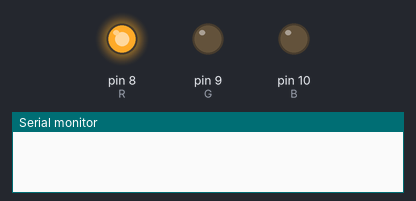
The sketch below on a simulated Arduino Uno, built with avr-gcc and run on an emulated ATmega328P. Shown: output pins drawn as LEDs (lit = HIGH), the last lines printed to the serial monitor.

Above: at 1.2 s.
At 4.0 s:
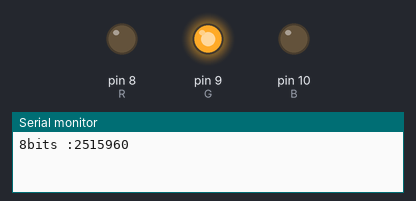
At 8.0 s:
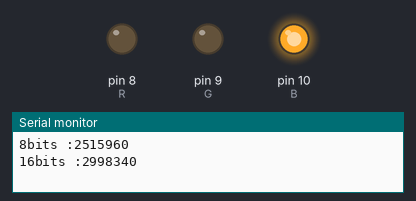
At 11.4 s:
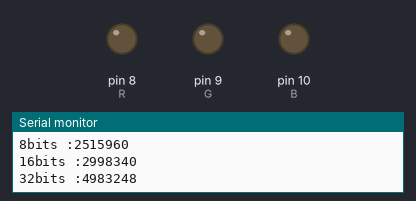
Timing chart, 0 to 16.2 s (numbered marks = the images above):
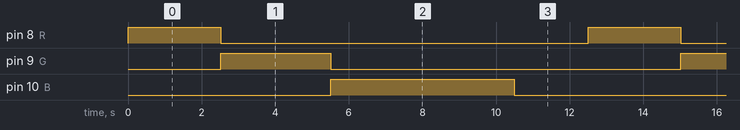

Measured:
- by itself, pin 8 (R): alternates HIGH for 2.5 s and LOW for 10.0 s
- by itself, pin 9 (G): alternates HIGH for 3.0 s and LOW for 9.5 s
- by itself, pin 10 (B): alternates HIGH for 5.0 s and LOW for 7.5 s

The sketch:

_06-OperatoinTiming-LED.ino
```cpp
// declare this globally to prevent compiler optimizations
// This is especially important for 32 bit types

#define R 8
#define G 9
#define B 10

uint8_t cntr8_1 = 0xff, cntr8_2 = 0xff, cntr8_3 = 0xff;
uint16_t cntr16_1 = 0xffff, cntr16_2 = 0xffff;
uint32_t cntr32_1 = 0xffffffff, cntr32_2 = 0xffffffff;

long startTime;                    // start time for stop watch
long elapsedTime;                  // elapsed time for stop watch

// Init all the stuff
void setup () {

  // Start serial
  Serial.begin(9600);

  // Set pin as output
  pinMode(R, OUTPUT);
  pinMode(G, OUTPUT);
  pinMode(B, OUTPUT);
}

void loop () {

  // 8 bits
  // Turns Red LED On
  digitalWrite(R, HIGH);

  // start counting time
  startTime = micros();

  // This loop will aproximatelly last 1 second
  for (cntr8_1 = 0 ; cntr8_1 < 255; cntr8_1++ ) {
      asm volatile("nop");
      for (cntr8_2 = 0 ; cntr8_2 < 255; cntr8_2++ ) {
        asm volatile("nop");
        for (cntr8_3 = 0 ; cntr8_3 < 50; cntr8_3++ ) {
          asm volatile("nop");
         }
      }
  }

  // time after loop
  elapsedTime = micros();

  // Turns Red LED Off
  digitalWrite(R, LOW);

  Serial.print("8bits :");
  // Print the time in the serial in microseconds
  Serial.println(elapsedTime - startTime);

  // 16 bits
  // Turns Green LED On
  digitalWrite(G, HIGH);

  // time before loop
  startTime = micros();

  // This loop will last approximately 1 second
  for (cntr16_1 = 0 ; cntr16_1 < 65535; cntr16_1++ ) {
    asm volatile("nop");
    for (cntr16_2 = 0 ; cntr16_2 < 35; cntr16_2++ ) {
        asm volatile("nop");
    }
  }

  // time after loop
  elapsedTime = micros();

  // Turns Green LED Off
  digitalWrite(G, LOW);

  Serial.print("16bits :");
  // Print the time in the serial in microseconds
  Serial.println(elapsedTime - startTime);

  // 32 bits
  // Turns Blue LED On
  digitalWrite(B, HIGH);

  // time before loop
  startTime = micros();

  // This looop will last approximately 1 second
  for (cntr32_1 = 0 ; cntr32_1 <  70000; cntr32_1++ ) {
      asm volatile("nop");

      for (cntr32_2 = 0 ; cntr32_2 <  30; cntr32_2++ ) {
        asm volatile("nop");
      }
  }

  // time after loop
  elapsedTime = micros();

  // Turns Blued LED Off
  digitalWrite(B, LOW);

  // Print the time in the serial in microseconds
  Serial.print("32bits :");
  Serial.println(elapsedTime - startTime);

  // Just to check between each loop to analyze the values
  // in the serial
  delay(2000);
}
```
